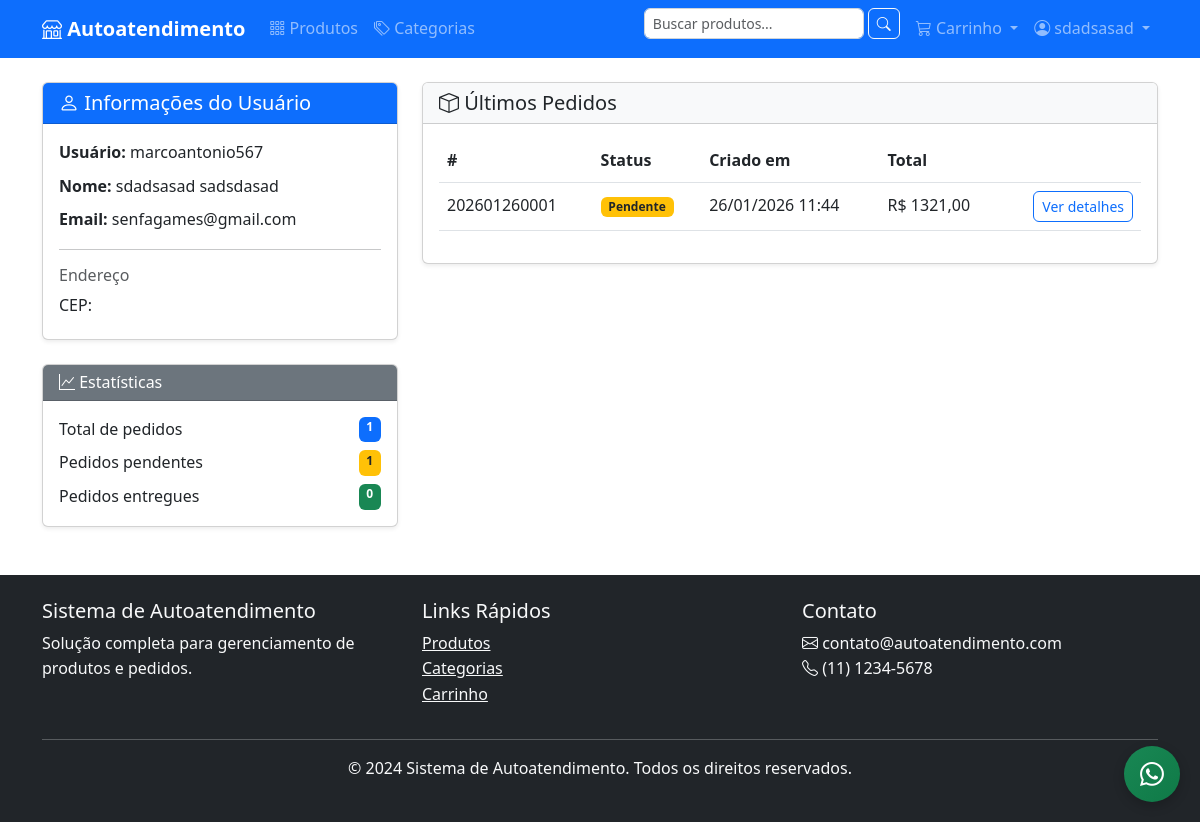
/accounts/profile/ (signed in), run on the app's committed database.
### orders/models.py (models this page shows, shortened)
class Order(models.Model):
    STATUS_CHOICES = [
        ('pending', 'Pendente'),
        ('confirmed', 'Confirmado'),
        ('processing', 'Em Processamento'),
        ('shipped', 'Enviado'),
        ('delivered', 'Entregue'),
        ('cancelled', 'Cancelado'),
    ]
    id = models.UUIDField(primary_key=True, default=uuid.uuid4, editable=False)
    order_number = models.CharField('Número do Pedido', max_length=20, unique=True, db_index=True)
    user = models.ForeignKey(
        User,
        on_delete=models.SET_NULL,
        null=True,
        blank=True,
        verbose_name='Usuário'
    )
    session_key = models.CharField('Chave da Sessão', max_length=40, blank=True, db_index=True)
    customer_name = models.CharField('Nome do Cliente', max_length=100)
    customer_email = models.EmailField('Email do Cliente')
    customer_phone = models.CharField('Telefone do Cliente', max_length=20)
    status = models.CharField('Status', max_length=20, choices=STATUS_CHOICES, default='pending')
    subtotal = models.DecimalField('Subtotal', max_digits=10, decimal_places=2, default=0)
    shipping_cost = models.DecimalField('Frete', max_digits=10, decimal_places=2, default=0)
    total_amount = models.DecimalField('Total', max_digits=10, decimal_places=2, default=0)
    notes = models.TextField('Observações', blank=True)
    created_at = models.DateTimeField('Criado em', auto_now_add=True)
    updated_at = models.DateTimeField('Atualizado em', auto_now=True)
    class Meta:
        verbose_name = 'Pedido'
        verbose_name_plural = 'Pedidos'
        ordering = ['-created_at']
        indexes = [
            models.Index(fields=['order_number']),
            models.Index(fields=['status']),
            models.Index(fields=['created_at']),
            models.Index(fields=['customer_email']),
        ]
    def get_absolute_url(self):
        return reverse('orders:order_detail', kwargs={'order_number': self.order_number})
    @property
    def status_display(self):
        return dict(self.STATUS_CHOICES).get(self.status, self.status)

### accounts/views.py (the view)
# urls.py: path('profile/', views.ProfileView.as_view(), name='profile'),
class ProfileView(TemplateView):
    template_name = 'accounts/profile.html'
    def get_context_data(self, **kwargs):
        context = super().get_context_data(**kwargs)
        if self.request.user.is_authenticated:
            user = self.request.user
            context['user'] = user
            context['orders'] = Order.objects.filter(
                user=user
            ).select_related('shipping_address').prefetch_related('items__product').order_by('-created_at')[:10]
            context['total_orders'] = Order.objects.filter(user=user).count()
            context['pending_orders'] = Order.objects.filter(user=user, status='pending').count()
            context['completed_orders'] = Order.objects.filter(user=user, status='delivered').count()
        return context

### cart/context_processors.py (called while the page is built)
def cart(request):
    session_key = request.session.session_key
    if not session_key:
        return {'cart': None, 'cart_total': 0, 'cart_amount': 0}
    try:
        cart = Cart.objects.get(session_key=session_key)
        return {
            'cart': cart,
            'cart_total': cart.total_items,
            'cart_amount': cart.total_amount
        }
    except Cart.DoesNotExist:
        return {'cart': None, 'cart_total': 0, 'cart_amount': 0}

### templates/accounts/profile.html (shortened to what this page needs)
{% extends "base.html" %}
{% load static %}
{% block content %}
<div class="row">
  <div class="col-md-4">
    <div class="card shadow-sm mb-4">
      <div class="card-header bg-primary text-white">
        <h5 class="mb-0"><i class="bi bi-person"></i> Informações do Usuário</h5>
      </div>
      <div class="card-body">
        <div class="mb-2"><strong>Usuário:</strong> {{ user.username }}</div>
        <div class="mb-2"><strong>Nome:</strong> {{ user.first_name }} {{ user.last_name }}</div>
        <div class="mb-2"><strong>Email:</strong> {{ user.email }}</div>
        <hr>
        <h6 class="text-muted">Endereço</h6>
        {% if user.profile %}
          <div class="mb-1">CEP: {{ user.profile.zip_code }}</div>
        {% else %}
          <div class="text-muted">Endereço não informado.</div>
        {% endif %}
      </div>
    </div>
    <div class="card shadow-sm">
      <div class="card-header bg-secondary text-white">
        <h6 class="mb-0"><i class="bi bi-graph-up"></i> Estatísticas</h6>
      </div>
      <div class="card-body">
        <div class="d-flex justify-content-between mb-2">
          <span>Total de pedidos</span>
          <span class="badge bg-primary">{{ total_orders }}</span>
        </div>
        <div class="d-flex justify-content-between mb-2">
          <span>Pedidos pendentes</span>
          <span class="badge bg-warning text-dark">{{ pending_orders }}</span>
        </div>
        <div class="d-flex justify-content-between">
          <span>Pedidos entregues</span>
          <span class="badge bg-success">{{ completed_orders }}</span>
        </div>
      </div>
    </div>
  </div>
  <div class="col-md-8">
    <div class="card shadow-sm">
      <div class="card-header bg-light">
        <h5 class="mb-0"><i class="bi bi-box"></i> Últimos Pedidos</h5>
      </div>
      <div class="card-body">
        {% if orders %}
          <div class="table-responsive">
            <table class="table table-hover align-middle">
              <thead>
                <tr>
                  <th>#</th>
                  <th>Status</th>
                  <th>Criado em</th>
                  <th>Total</th>
                  <th></th>
                </tr>
              </thead>
              <tbody>
                {% for order in orders %}
                <tr>
                  <td>{{ order.order_number }}</td>
                  <td>
                    <span class="badge
                      {% if order.status == 'pending' %}bg-warning text-dark{% elif order.status == 'confirmed' %}bg-info text-dark{% elif order.status == 'processing' %}bg-primary{% elif order.status == 'shipped' %}bg-secondary{% elif order.status == 'delivered' %}bg-success{% elif order.status == 'cancelled' %}bg-danger{% endif %}">
                      {{ order.status_display }}
                    </span>
                  </td>
                  <td>{{ order.created_at|date:"d/m/Y H:i" }}</td>
                  <td>R$ {{ order.total_amount|floatformat:2 }}</td>
                  <td class="text-end">
                    <a href="{{ order.get_absolute_url }}" class="btn btn-sm btn-outline-primary">
                      Ver detalhes
                    </a>
                  </td>
                </tr>
                {% endfor %}
              </tbody>
            </table>
          </div>
        {% else %}
          <p class="text-muted mb-0">Você ainda não possui pedidos.</p>
        {% endif %}
      </div>
    </div>
  </div>
</div>
{% endblock %}

### templates/base.html (shortened to what this page needs)
{% load static %}
<!DOCTYPE html>
<html lang="pt-br">
<head>
    <link href="https://cdn.jsdelivr.net/npm/bootstrap@5.3.0/dist/css/bootstrap.min.css" rel="stylesheet">
    <link rel="stylesheet" href="https://cdn.jsdelivr.net/npm/bootstrap-icons@1.10.0/font/bootstrap-icons.css">
    <link rel="stylesheet" href="{% static 'css/style.css' %}">
</head>
<body>
    <nav class="navbar navbar-expand-lg navbar-dark bg-primary">
        <div class="container">
            <a class="navbar-brand" href="{% url 'home' %}">
                <i class="bi bi-shop"></i> Autoatendimento
            </a>
            <div class="collapse navbar-collapse" id="navbarNav">
                <ul class="navbar-nav me-auto">
                    <li class="nav-item">
                        <a class="nav-link" href="{% url 'products:product_list' %}">
                            <i class="bi bi-grid-3x3-gap"></i> Produtos
                        </a>
                    </li>
                    <li class="nav-item">
                        <a class="nav-link" href="{% url 'products:category_list' %}">
                            <i class="bi bi-tags"></i> Categorias
                        </a>
                    </li>
                </ul>
                <ul class="navbar-nav">
                    <li class="nav-item">
                        <form class="d-flex me-2" method="get" action="{% url 'products:product_list' %}">
                            <input class="form-control form-control-sm" type="search" name="q" placeholder="Buscar produtos..." value="{{ request.GET.q }}">
                            <button class="btn btn-outline-light btn-sm ms-1" type="submit">
                                <i class="bi bi-search"></i>
                            </button>
                        </form>
                    </li>
                    <li class="nav-item dropdown">
                        <a class="nav-link dropdown-toggle" href="#" id="cartDropdown" role="button" data-bs-toggle="dropdown">
                            <i class="bi bi-cart3"></i>
                            Carrinho
                        </a>
                    </li>
                    {% if user.is_authenticated %}
                        <li class="nav-item dropdown">
                            <a class="nav-link dropdown-toggle" href="#" id="userDropdown" role="button" data-bs-toggle="dropdown">
                                <i class="bi bi-person-circle"></i> {{ user.first_name|default:user.username }}
                            </a>
                        </li>
                    {% else %}
                        <li class="nav-item">
                            <a class="nav-link" href="{% url 'accounts:login' %}">
                                <i class="bi bi-box-arrow-in-right"></i> Entrar
                            </a>
                        </li>
                    {% endif %}
                </ul>
            </div>
        </div>
    </nav>
    <main class="container my-4">
        {% block content %}{% endblock %}
    </main>
    <footer class="bg-dark text-light py-4 mt-5">
        <div class="container">
            <div class="row">
                <div class="col-md-4">
                    <h5>Sistema de Autoatendimento</h5>
                    <p>Solução completa para gerenciamento de produtos e pedidos.</p>
                </div>
                <div class="col-md-4">
                    <h5>Links Rápidos</h5>
                    <ul class="list-unstyled">
                        <li><a href="{% url 'products:product_list' %}" class="text-light">Produtos</a></li>
                        <li><a href="{% url 'products:category_list' %}" class="text-light">Categorias</a></li>
                        <li><a href="{% url 'cart:cart_detail' %}" class="text-light">Carrinho</a></li>
                    </ul>
                </div>
                <div class="col-md-4">
                    <h5>Contato</h5>
                    <p>
                        <i class="bi bi-envelope"></i> contato@autoatendimento.com<br>
                        <i class="bi bi-telephone"></i> (11) 1234-5678
                    </p>
                </div>
            </div>
            <hr>
            <div class="text-center">
                <p>&copy; 2024 Sistema de Autoatendimento. Todos os direitos reservados.</p>
            </div>
        </div>
    </footer>
        <a href="https://wa.me/qr/ANLDIFB7UZTSL1"
           class="btn btn-success d-flex align-items-center justify-content-center"
           target="_blank" rel="noopener" aria-label="Abrir WhatsApp"
           style="position: fixed; bottom: 20px; right: 20px; width: 56px; height: 56px; border-radius: 50%; box-shadow: 0 4px 12px rgba(0,0,0,.2); z-index: 1050;">
            <i class="bi bi-whatsapp fs-4"></i>
        </a>
</body>
</html>

### static/css/style.css (style rules this page uses)
:root { --primary-color: #0d6efd; --secondary-color: #6c757d; --success-color: #198754; --danger-color: #dc3545; --warning-color: #ffc107; --info-color: #0dcaf0; --light-color: #f8f9fa; --dark-color: #212529; }
body { font-family: 'Segoe UI', Tahoma, Geneva, Verdana, sans-serif; line-height: 1.6; color: var(--dark-color); }
.navbar-brand { font-weight: bold; font-size: 1.25rem; }
.navbar-nav .nav-link { font-weight: 500; transition: color 0.3s ease; }
.btn { border-radius: 6px; font-weight: 500; transition: all 0.3s ease; }
.btn-success { background: linear-gradient(135deg, var(--success-color), #0f7a47); border: none; }
.form-control, .form-select { border-radius: 6px; border: 1px solid #ced4da; }

### data on the page
Order: order_number "202601260001", status_display "Pendente", created_at "26/01/2026 11:44", total_amount "1321,00"

### other printed values
{{ user.first_name|default:user.username }} "sdadsasad"
{{ user.username }} "marcoantonio567"
{{ user.first_name }} "sdadsasad"
{{ user.last_name }} "sadsdasad"
{{ user.email }} "senfagames@gmail.com"
{{ total_orders }} "1"
{{ pending_orders }} "1"
{{ completed_orders }} "0"
